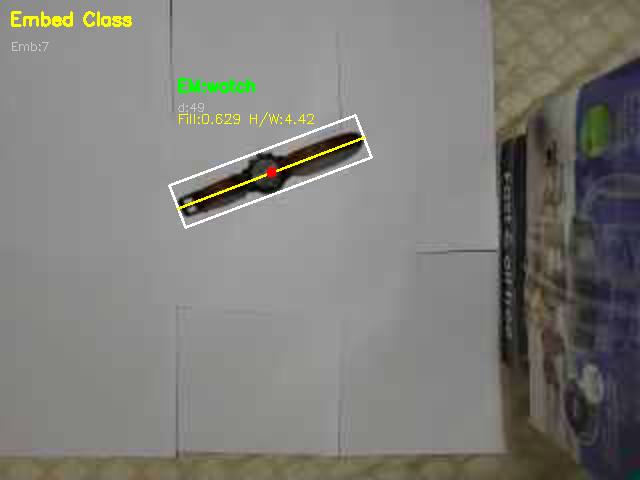
//> input picture images/classification_emb.png, 640 x 480 px, given in place of video, which was not available
$ ./real-time_2-D_ObjRecog   (built with g++ and OpenCV 4)
//> lines starting //> are read from the running program, lines starting //| are printed output that depends on the picture; after the words box and inside, x2 and y2 are one past the last pixel; in counts of white or black regions, pixels touching at a corner belong together; pictures that were not available may be replaced by others from this repository, and a replacement may not be noted
/*
* Name: Ahilesh Vadivel
* Date: February 20th 2026
*
 * Project 3 - Object Recognition Pipeline
 * Tasks 1 through 8:
 *   Task 1 - Thresholding (ISODATA + custom HSV threshold, from scratch)
 *   Task 2 - Morphological cleanup (Opening + Closing)
 *   Task 3 - Connected components segmentation
 *   Task 4 - Feature extraction (axis, OBB, 5 invariant features)
 *   Task 5 - Training: collect labeled feature vectors, save to CSV
 *   Task 6 - Classification: scaled Euclidean nearest-neighbor
 *   Task 7 - Evaluation: confusion matrix
 *   Task 9 - One-shot embedding classification via ResNet18
 *
 * Controls:
 *   'q' / ESC  - quit
 *   's'        - save images
 *   't'        - train hand-crafted features (Task 5/6)
 *   'r'        - train embedding (Task 8) — label current object, save embedding
 *   'e'        - evaluate: record true label vs prediction for confusion matrix
 *   'p'        - print and save confusion matrix
 *   '+' / '='  - raise threshold
 *   '-' / '_'  - lower threshold
 *
 * Requirements:
 *   - resnet18.onnx must be in the same folder as the executable
 */

#include <opencv2/opencv.hpp>
#include <opencv2/dnn.hpp>
#include <iostream>
#include <fstream>
#include <sstream>
#include <vector>
#include <string>
#include <algorithm>
#include <cmath>
#include <limits>
#include <map>
#include <iomanip>

 // STRUCTS
struct RegionData {
    int         label;
    int         area;
    double      cx, cy;
    int         x, y, width, height;
    cv::Vec3b   color;
};

struct FeatureData {
    double      alpha;
    double      hwRatio;
    double      percentFilled;
    double      eccentricity;
    double      huMoment1;
    double      huMoment2;
    cv::Point2f obbCorners[4];
    cv::Point2f axisStart, axisEnd;
    // OBB extents along major/minor axes — needed for ROI extraction in Task 8
    double      Dmin, Dmax;   // major axis extents
    double      dmin, dmax;   // minor axis extents
};

struct TrainingEntry {
    std::string label;
    double      hwRatio;
    double      percentFilled;
    double      eccentricity;
    double      huMoment1;
    double      huMoment2;
};

struct ClassificationResult {
    std::string label;
    double      distance;
    bool        isUnknown;
};

// Stores one labeled embedding for Task 8
struct EmbeddingEntry {
    std::string        label;
    std::vector<float> embedding; // 512-dim ResNet18 avgpool output
};

// TASK 7 - CONFUSION MATRIX
struct ConfusionMatrix {
    std::vector<std::string>                      labels;
    std::map<std::string, std::map<std::string, int>> counts;
    int total = 0, correct = 0;

    void initLabels(const std::vector<TrainingEntry>& db) {
        for (const auto& e : db)
            if (std::find(labels.begin(), labels.end(), e.label) == labels.end())
                labels.push_back(e.label);
        std::sort(labels.begin(), labels.end());
    }

    // [62 lines left out: functions record, print, saveToFile, not called in this run]
};

// COLOR PALETTE
static const std::vector<cv::Vec3b> COLOR_PALETTE = {
    {255,80,80},{80,255,80},{80,80,255},{255,255,80},{255,80,255},
    {80,255,255},{255,165,0},{180,0,255},{0,200,150},{255,200,150},
};

// TASK 1 - ISODATA THRESHOLD (from scratch)
int isodataThreshold(const cv::Mat& grayImg)
{
    std::vector<int> samples;
    samples.reserve(grayImg.rows * grayImg.cols / 16);
    for (int r = 0; r < grayImg.rows; r += 4)
        for (int c = 0; c < grayImg.cols; c += 4)
            samples.push_back((int)grayImg.at<uchar>(r, c));
    double m0 = 80.0, m1 = 200.0;
    for (int i = 0; i < 50; i++) {
        double s0 = 0, s1 = 0; int c0 = 0, c1 = 0;
        for (int v : samples) {
            if (std::abs(v - m0) <= std::abs(v - m1)) { s0 += v; c0++; }
            else { s1 += v; c1++; }
        }
        double n0 = (c0 > 0) ? s0 / c0 : m0, n1 = (c1 > 0) ? s1 / c1 : m1;
        if (std::abs(n0 - m0) < 0.5 && std::abs(n1 - m1) < 0.5) break;
        m0 = n0; m1 = n1;
    }
    return (int)((m0 + m1) / 2.0);
}

// TASK 1 - CUSTOM THRESHOLD (from scratch)
cv::Mat customThreshold(const cv::Mat& hsvImg, int valT, int satT)
{
//> called with valT = 106, satT = 60
    cv::Mat bin(hsvImg.rows, hsvImg.cols, CV_8UC1, cv::Scalar(0));
    for (int r = 0; r < hsvImg.rows; r++)
        for (int c = 0; c < hsvImg.cols; c++) {
            uchar s = hsvImg.at<cv::Vec3b>(r, c)[1];
            uchar v = hsvImg.at<cv::Vec3b>(r, c)[2];
            if (v<valT || s>satT) bin.at<uchar>(r, c) = 255;
        }
    return bin;
}

// TASK 2 - MORPHOLOGICAL CLEANUP
cv::Mat morphologicalCleanup(const cv::Mat& binary, int ks = 3)
{
    if (ks % 2 == 0) ks++;
    cv::Size kSz(ks, ks);
    cv::Mat k4 = cv::getStructuringElement(cv::MORPH_CROSS, kSz);
    cv::Mat k8 = cv::getStructuringElement(cv::MORPH_RECT, kSz);
    cv::Mat t, op, di, cl;
    cv::erode(binary, t, k4); cv::dilate(t, op, k8);
    cv::dilate(op, di, k4);   cv::erode(di, cl, k8);
    return cl;
}

// TASK 3 - SEGMENT REGIONS
std::vector<RegionData> segmentRegions(const cv::Mat& cleaned,
    cv::Mat& regionMap,
    int minArea = 500, int maxReg = 5)
{
//> called with minArea = 500, maxReg = 5
    cv::Mat lm, st, ct;
    int nl = cv::connectedComponentsWithStats(cleaned, lm, st, ct, 8, CV_32S);
    int W = cleaned.cols, H = cleaned.rows;
    std::vector<RegionData> valid;
    for (int l = 1; l < nl; l++) {
        int a = st.at<int>(l, cv::CC_STAT_AREA);
        int bx = st.at<int>(l, cv::CC_STAT_LEFT), by = st.at<int>(l, cv::CC_STAT_TOP);
        int bw = st.at<int>(l, cv::CC_STAT_WIDTH), bh = st.at<int>(l, cv::CC_STAT_HEIGHT);
        if (a < minArea || bx <= 0 || by <= 0 || (bx + bw) >= W || (by + bh) >= H) continue;
        RegionData rd;
        rd.label = l; rd.area = a;
        rd.cx = ct.at<double>(l, 0); rd.cy = ct.at<double>(l, 1);
        rd.x = bx; rd.y = by; rd.width = bw; rd.height = bh;
        rd.color = cv::Vec3b(0, 0, 0);
        valid.push_back(rd);
    }
    std::sort(valid.begin(), valid.end(),
        [](const RegionData& a, const RegionData& b) {return a.area > b.area; });
    if ((int)valid.size() > maxReg) valid.resize(maxReg);
    for (int i = 0; i < (int)valid.size(); i++)
        valid[i].color = COLOR_PALETTE[i % COLOR_PALETTE.size()];
    regionMap = cv::Mat::zeros(cleaned.size(), CV_8UC3);
    for (const RegionData& rd : valid) {
        for (int r = 0; r < lm.rows; r++)
            for (int c = 0; c < lm.cols; c++)
                if (lm.at<int>(r, c) == rd.label)
                    regionMap.at<cv::Vec3b>(r, c) = rd.color;
        cv::rectangle(regionMap, cv::Point(rd.x, rd.y),
            cv::Point(rd.x + rd.width, rd.y + rd.height), cv::Scalar(255, 255, 255), 1);
        cv::circle(regionMap, cv::Point((int)rd.cx, (int)rd.cy), 5, cv::Scalar(255, 255, 255), -1);
        cv::putText(regionMap, "A:" + std::to_string(rd.area), cv::Point(rd.x, rd.y - 5),
            cv::FONT_HERSHEY_SIMPLEX, 0.45, cv::Scalar(255, 255, 255), 1);
    }
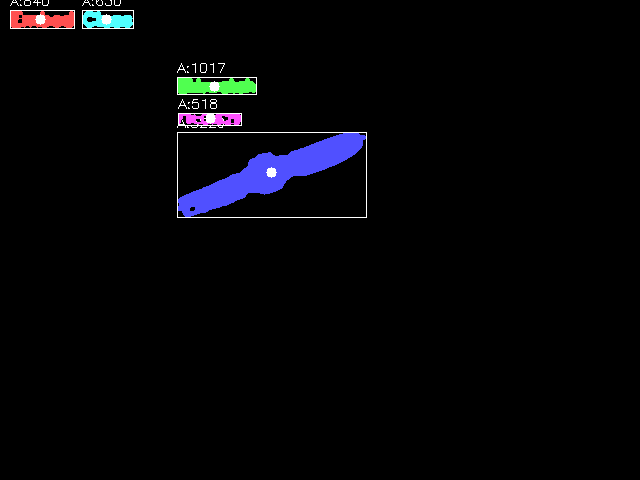
//> regionMap: 480 rows x 640 cols, CV_8UC3; mean B, G, R 7.2, 4.5, 4.3
    return valid;
}

// TASK 4 - COMPUTE FEATURES
// Now also stores Dmin/Dmax/dmin/dmax in FeatureData for Task 8 ROI.
FeatureData computeFeatures(const cv::Mat& labelMap,
    const RegionData& rd, cv::Mat& out)
{
    FeatureData fd;
    cv::Mat mask = cv::Mat::zeros(labelMap.size(), CV_8UC1);
    for (int r = 0; r < labelMap.rows; r++)
        for (int c = 0; c < labelMap.cols; c++)
            if (labelMap.at<int>(r, c) == rd.label) mask.at<uchar>(r, c) = 255;

    cv::Moments M = cv::moments(mask, true);
    double mu20 = M.mu20, mu11 = M.mu11, mu02 = M.mu02;
    double e20 = M.nu20, e11 = M.nu11, e02 = M.nu02;

    fd.alpha = 0.5 * std::atan2(2.0 * mu11, mu20 - mu02);
    double cA = std::cos(fd.alpha), sA = std::sin(fd.alpha);
    cv::Point2f vmaj((float)cA, (float)sA), vmin(-(float)sA, (float)cA);
    cv::Point2f cen((float)rd.cx, (float)rd.cy);

    double Dmin = 1e9, Dmax = -1e9, dmin = 1e9, dmax = -1e9;
    for (int r = 0; r < mask.rows; r++)
        for (int c = 0; c < mask.cols; c++) {
            if (!mask.at<uchar>(r, c)) continue;
            float dx = c - (float)rd.cx, dy = r - (float)rd.cy;
            double pM = dx * vmaj.x + dy * vmaj.y, pm = dx * vmin.x + dy * vmin.y;
            Dmin = std::min(Dmin, pM); Dmax = std::max(Dmax, pM);
            dmin = std::min(dmin, pm); dmax = std::max(dmax, pm);
        }

    // Store extents for Task 8
    fd.Dmin = Dmin; fd.Dmax = Dmax; fd.dmin = dmin; fd.dmax = dmax;

    double obbH = Dmax - Dmin, obbW = dmax - dmin;
    fd.obbCorners[0] = cen + (float)Dmin * vmaj + (float)dmin * vmin;
    fd.obbCorners[1] = cen + (float)Dmin * vmaj + (float)dmax * vmin;
    fd.obbCorners[2] = cen + (float)Dmax * vmaj + (float)dmax * vmin;
    fd.obbCorners[3] = cen + (float)Dmax * vmaj + (float)dmin * vmin;
    fd.axisStart = cen + (float)Dmin * vmaj;
    fd.axisEnd = cen + (float)Dmax * vmaj;

    fd.percentFilled = (obbH * obbW > 0) ? (rd.area / (obbH * obbW)) : 0.0;
    fd.hwRatio = (obbW > 0) ? (obbH / obbW) : 0.0;
    double term = std::sqrt(4.0 * mu11 * mu11 + (mu20 - mu02) * (mu20 - mu02));
    double l0 = (mu20 + mu02) / 2.0 + term / 2.0, l1 = (mu20 + mu02) / 2.0 - term / 2.0;
    fd.eccentricity = (l0 > 0) ? std::sqrt(1.0 - l1 / l0) : 0.0;
    fd.huMoment1 = e20 + e02;
    fd.huMoment2 = (e20 - e02) * (e20 - e02) + 4.0 * e11 * e11;

    for (int i = 0; i < 4; i++)
        cv::line(out,
            cv::Point((int)fd.obbCorners[i].x, (int)fd.obbCorners[i].y),
            cv::Point((int)fd.obbCorners[(i + 1) % 4].x, (int)fd.obbCorners[(i + 1) % 4].y),
            cv::Scalar(255, 255, 255), 2);
    cv::line(out, cv::Point((int)fd.axisStart.x, (int)fd.axisStart.y),
        cv::Point((int)fd.axisEnd.x, (int)fd.axisEnd.y), cv::Scalar(0, 255, 255), 2);
    cv::circle(out, cv::Point((int)rd.cx, (int)rd.cy), 5, cv::Scalar(0, 0, 255), -1);
    std::string fs = "Fill:" + std::to_string(fd.percentFilled).substr(0, 5)
        + " H/W:" + std::to_string(fd.hwRatio).substr(0, 4);
    cv::putText(out, fs, cv::Point(rd.x, rd.y - 8), cv::FONT_HERSHEY_SIMPLEX, 0.45, cv::Scalar(0, 255, 255), 1);
    return fd;
}

// TASK 5 - TRAINING DATA I/O
const std::string TRAINING_FILE = "training_data.csv";
const std::string EMBEDDING_FILE = "embedding_db.csv";

// [9 lines left out: function saveTrainingEntry, not called in this run]

std::vector<TrainingEntry> loadTrainingData()
{
    std::vector<TrainingEntry> db;
    std::ifstream f(TRAINING_FILE);
    if (!f.is_open()) { std::cout << "No training file found.\n"; return db; }
    std::string line;
    while (std::getline(f, line)) {
        if (line.empty()) continue;
        std::istringstream ss(line);
        std::string tok;
        TrainingEntry e;
        std::getline(ss, e.label, ',');
        std::getline(ss, tok, ','); e.hwRatio = std::stod(tok);
        std::getline(ss, tok, ','); e.percentFilled = std::stod(tok);
        std::getline(ss, tok, ','); e.eccentricity = std::stod(tok);
        std::getline(ss, tok, ','); e.huMoment1 = std::stod(tok);
        std::getline(ss, tok, ','); e.huMoment2 = std::stod(tok);
        db.push_back(e);
    }
    std::cout << "Loaded " << db.size() << " feature training entries.\n";
    return db;
}

// TASK 6 - CLASSIFICATION (scaled Euclidean nearest-neighbor)
void computeStdDevs(const std::vector<TrainingEntry>& db,
    double& sHW, double& sFill, double& sEcc, double& sH1, double& sH2)
{
    int n = (int)db.size();
    if (n < 2) { sHW = sFill = sEcc = sH1 = sH2 = 1.0; return; }
    double mHW = 0, mF = 0, mE = 0, m1 = 0, m2 = 0;
    for (const auto& e : db) { mHW += e.hwRatio; mF += e.percentFilled; mE += e.eccentricity; m1 += e.huMoment1; m2 += e.huMoment2; }
    mHW /= n; mF /= n; mE /= n; m1 /= n; m2 /= n;
    double vHW = 0, vF = 0, vE = 0, v1 = 0, v2 = 0;
    for (const auto& e : db) {
        vHW += (e.hwRatio - mHW) * (e.hwRatio - mHW);
        vF += (e.percentFilled - mF) * (e.percentFilled - mF);
        vE += (e.eccentricity - mE) * (e.eccentricity - mE);
        v1 += (e.huMoment1 - m1) * (e.huMoment1 - m1);
        v2 += (e.huMoment2 - m2) * (e.huMoment2 - m2);
    }
    sHW = std::max(0.0001, std::sqrt(vHW / n));
    sFill = std::max(0.0001, std::sqrt(vF / n));
    sEcc = std::max(0.0001, std::sqrt(vE / n));
    sH1 = std::max(0.0001, std::sqrt(v1 / n));
    sH2 = std::max(0.0001, std::sqrt(v2 / n));
}

ClassificationResult classifyRegion(const FeatureData& fd,
    const std::vector<TrainingEntry>& db,
    double sHW, double sFill, double sEcc,
    double sH1, double sH2, double unkT = 5.0)
{
    ClassificationResult r{ "unknown",std::numeric_limits<double>::max(),true };
    for (const TrainingEntry& e : db) {
        double d = std::sqrt(
            std::pow((fd.hwRatio - e.hwRatio) / sHW, 2) +
            std::pow((fd.percentFilled - e.percentFilled) / sFill, 2) +
            std::pow((fd.eccentricity - e.eccentricity) / sEcc, 2) +
            std::pow((fd.huMoment1 - e.huMoment1) / sH1, 2) +
            std::pow((fd.huMoment2 - e.huMoment2) / sH2, 2));
        if (d < r.distance) { r.distance = d; r.label = e.label; }
    }
    r.isUnknown = (r.distance > unkT);
    if (r.isUnknown) r.label = "unknown";
    return r;
}

// TASK 9 - PRE-PROCESS ROI
//
// Steps A-C as described in the task:
// A. Rotate the original frame by -alpha around the region centroid so
//    the major axis aligns with the X-axis.
// B. Extract the axis-aligned ROI using the OBB extents Dmin/Dmax/dmin/dmax.
//    After rotating by -alpha, the OBB becomes a plain rectangle.
// C. Resize the extracted ROI to 224x224 for ResNet18 input.
//
// Returns a 224x224 BGR image, or an empty Mat if extraction fails.
// [82 lines left out: functions preprocessROI, computeEmbedding, saveEmbeddingEntry, not called in this run]

std::vector<EmbeddingEntry> loadEmbeddingDB()
{
    std::vector<EmbeddingEntry> db;
    std::ifstream f(EMBEDDING_FILE);
    if (!f.is_open()) { std::cout << "No embedding file found.\n"; return db; }
    std::string line;
    while (std::getline(f, line)) {
        if (line.empty()) continue;
        std::istringstream ss(line);
        std::string tok;
        EmbeddingEntry e;
        std::getline(ss, e.label, ',');
        while (std::getline(ss, tok, ','))
            e.embedding.push_back(std::stof(tok));
        if (!e.embedding.empty()) db.push_back(e);
    }
    std::cout << "Loaded " << db.size() << " embedding entries.\n";
    return db;
}

// TASK 9 - CLASSIFY BY EMBEDDING
// Uses sum-squared difference (SSD) as the distance metric.
// SSD = sum over all dims of (query[i] - entry[i])^2
// Returns the label of the nearest neighbor embedding.
// [20 lines left out: function classifyByEmbedding, not called in this run]

// MAIN
int main()
{
    cv::VideoCapture cap("http://10.0.0.106:8080/video", cv::CAP_FFMPEG);
    if (!cap.isOpened()) { std::cerr << "ERROR: Cannot connect.\n"; return -1; }
    cap.set(cv::CAP_PROP_BUFFERSIZE, 1);
    cap.set(cv::CAP_PROP_FRAME_WIDTH, 640);
    cap.set(cv::CAP_PROP_FRAME_HEIGHT, 480);

    // Load hand-crafted training data (Task 5/6)
    std::vector<TrainingEntry> trainDB = loadTrainingData();
    double sHW, sFill, sEcc, sH1, sH2;
    computeStdDevs(trainDB, sHW, sFill, sEcc, sH1, sH2);

    // Load ResNet18 ONNX model (Task 9)
    // Place resnet18.onnx in the same directory as your executable.
    cv::dnn::Net resnet;
    bool netLoaded = false;
    try {
        resnet = cv::dnn::readNetFromONNX("C:/Users/ahiva/source/repos/Project3/x64/Debug/resnet18-v2-7.onnx");
        resnet.setPreferableBackend(cv::dnn::DNN_BACKEND_OPENCV);
        resnet.setPreferableTarget(cv::dnn::DNN_TARGET_CPU);
        netLoaded = true;
        std::cout << "ResNet18 loaded successfully.\n";
    }
    catch (...) {
        std::cerr << "WARNING: Could not load resnet18.onnx. "
            << "Task 9 embedding classification disabled.\n";
    }

    // Load embedding database (Task 9)
    std::vector<EmbeddingEntry> embDB = loadEmbeddingDB();

    // Confusion matrix (Task 7)
    ConfusionMatrix confMatrix;
    confMatrix.initLabels(trainDB);

    ConfusionMatrix embConfMatrix;
    embConfMatrix.initLabels(trainDB);

    int satThresh = 60, threshOffset = 0, saveCount = 0;

    std::cout << "\nControls:\n"
        << "  't' - save hand-crafted feature training entry\n"
        << "  'r' - save embedding training entry (Task 8)\n"
        << "  'e' - evaluate: record true label for confusion matrix\n"
        << "  'p' - print + save confusion matrix\n"
        << "  's' - save images\n"
        << "  '+'/'-' - adjust threshold\n"
        << "  'q' - quit\n\n";

    while (true) {
        cap.grab(); cap.grab();
        cv::Mat frame;
        cap.retrieve(frame);
        if (frame.empty()) { std::cerr << "Empty frame.\n"; break; }
        cv::resize(frame, frame, cv::Size(640, 480));

        cv::Mat blurred, hsv;
        cv::GaussianBlur(frame, blurred, cv::Size(5, 5), 0);
        cv::cvtColor(blurred, hsv, cv::COLOR_BGR2HSV);

        std::vector<cv::Mat> ch;
        cv::split(hsv, ch);
        int dynT = isodataThreshold(ch[2]) + threshOffset;
        dynT = std::max(10, std::min(245, dynT));

        cv::Mat binary = customThreshold(hsv, dynT, satThresh);
        cv::Mat cleaned = morphologicalCleanup(binary, 3);

        cv::Mat regionMap;
        std::vector<RegionData> regions = segmentRegions(cleaned, regionMap, 500, 5);

        cv::Mat lm, st, ct;
        cv::connectedComponentsWithStats(cleaned, lm, st, ct, 8, CV_32S);

        cv::Mat featDisp = frame.clone();
        std::vector<FeatureData> features;
        for (const RegionData& rd : regions)
            features.push_back(computeFeatures(lm, rd, featDisp));
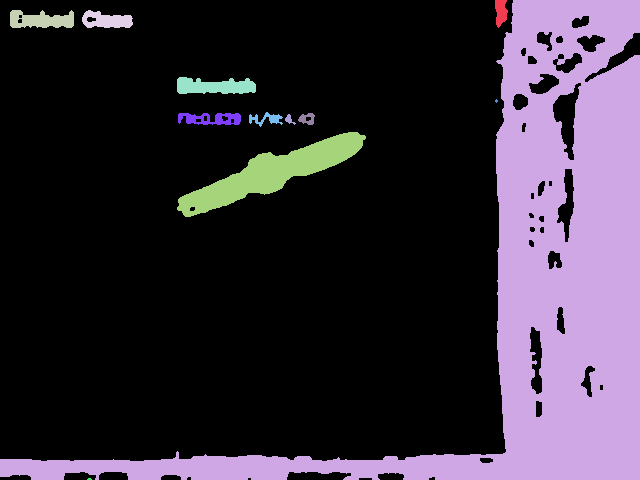
//> lm: 480 rows x 640 cols, CV_32SC1; 13 distinct labels, from 0 to 12; one colour per label, 0 black
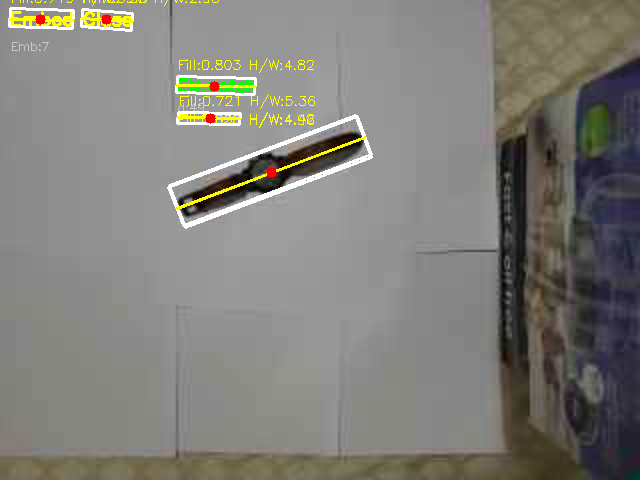
//> featDisp: 480 rows x 640 cols, CV_8UC3; 1.47% of pixels changed, all inside (x1, y1, x2, y2) = (8, 0, 373, 227)

        // Task 6: hand-crafted classification
        std::vector<ClassificationResult> hcResults;
        for (int i = 0; i < (int)features.size(); i++) {
            ClassificationResult cr = classifyRegion(
                features[i], trainDB, sHW, sFill, sEcc, sH1, sH2, 5.0);
            hcResults.push_back(cr);
            cv::Scalar col = cr.isUnknown ? cv::Scalar(0, 0, 255) : cv::Scalar(0, 255, 0);
            cv::putText(featDisp, "HC:" + cr.label,
                cv::Point(regions[i].x, regions[i].y - 25),
                cv::FONT_HERSHEY_SIMPLEX, 0.55, col, 2);
        }
//> featDisp: 480 rows x 640 cols, CV_8UC3; 0.68% of pixels changed, all inside (x1, y1, x2, y2) = (178, 39, 281, 109)
//> (the rest of the program and of its run is left out)
